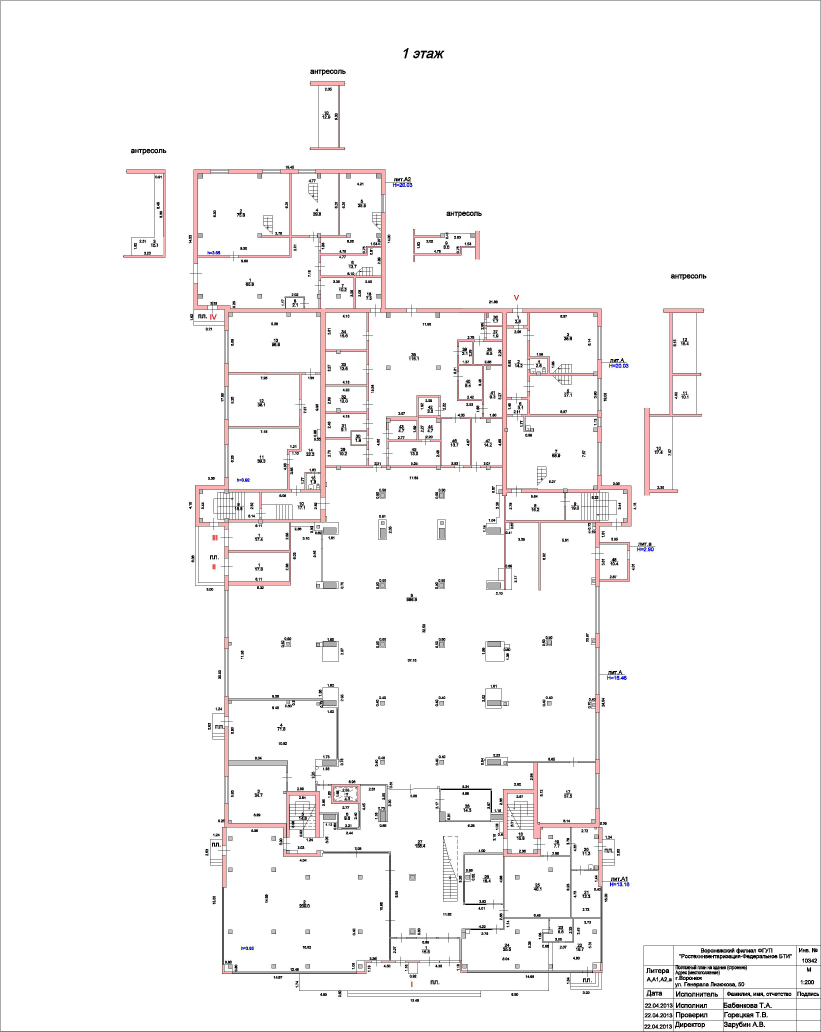
#> input picture План 1 этажа — подложка.png, 2463 x 3095 px (shown at 1/3 size)
$ python qa_coverage.py ../plan_1_floor_raster.png '../План 1 этажа — подложка.png'
#> lines starting #> are read from the running program, lines starting #| are printed output that depends on the picture; after the words box and inside, x2 and y2 are one past the last pixel; in counts of white or black regions, pixels touching at a corner belong together
# -*- coding: utf-8 -*-
"""QA: насколько векторный DXF покрывает исходный растр (по каждому слою).

Метрики по маске слоя (в пикселях исходного растра):
  recall    = доля исходных пикселей, у которых в радиусе D есть векторный пиксель
  precision = доля векторных пикселей, у которых в радиусе D есть исходный пиксель
recall ~ "ничего не потерялось".
Дополнительно сохраняет карты потерь /tmp/qa_lost_<слой>.png
"""
import sys
import cv2
import numpy as np
import ezdxf
from PIL import Image

D = 2  # допуск, px (линия толщиной 1-2 px трассуется обводкой двух кромок)

# геопривязка растра (как в raster2dxf.py)
MM_PER_PT = 25.4 / 72.0 * 200.0
X0PT, Y0PT = 41.76, 49.44          # левый верх картинки на странице, pt (сверху)
PAGE_H = 1584.0
PT_PER_PX_X, PT_PER_PX_Y = 1182.24 / 2463.0, 1485.6 / 3095.0


def to_px(pt):
    x_pt = pt[0] / MM_PER_PT                      # pt от левого края страницы
    y_pt_from_top = PAGE_H - pt[1] / MM_PER_PT    # pt от верха страницы
    return (int(round((x_pt - X0PT) / PT_PER_PX_X)),
            int(round((y_pt_from_top - Y0PT) / PT_PER_PX_Y)))


def main(dxf_path, png_path):
#> called with dxf_path = '../plan_1_floor_raster.png', png_path = '../План 1 этажа — подложка.png'
    img = np.array(Image.open(png_path).convert("RGB"))
#> img is the input picture: shape (3095, 2463, 3); mean R, G, B 248.2, 246.9, 247
    H, W = img.shape[:2]
#> H = 3095; W = 2463
    r, g, b = (img[:, :, i].astype(np.int16) for i in range(3))
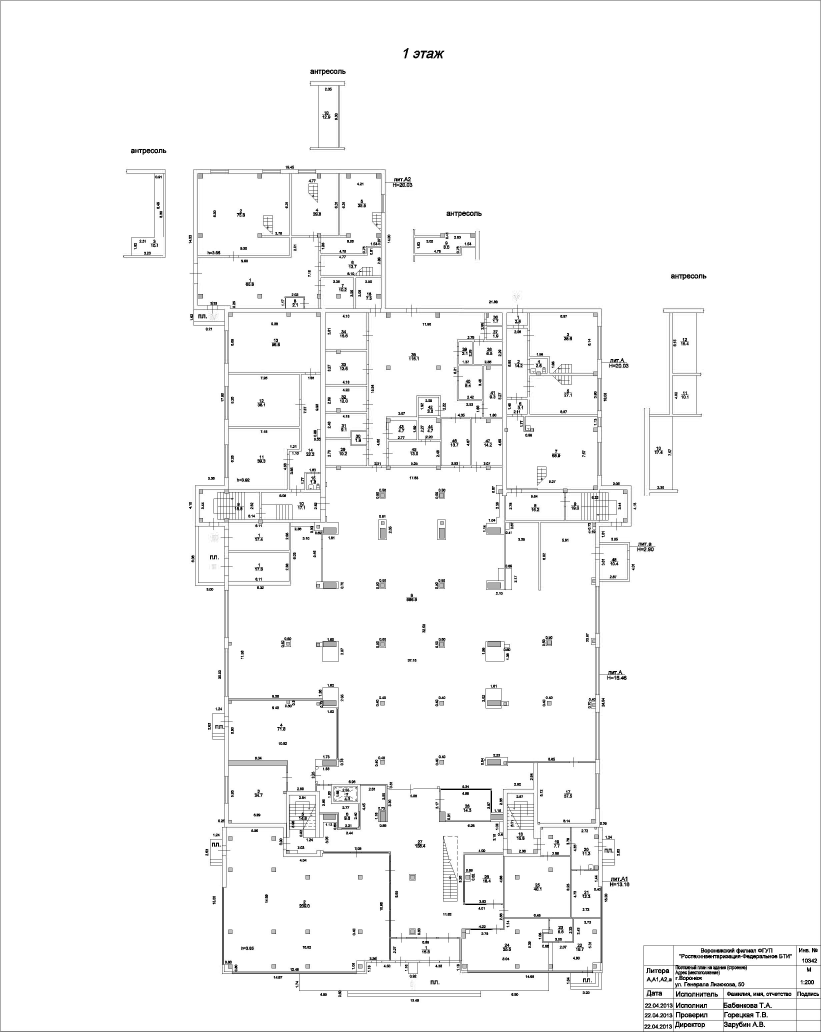
#> r: shape (3095, 2463) int16 (shown at 1/3 size); min 0, max 255, mean 248.2
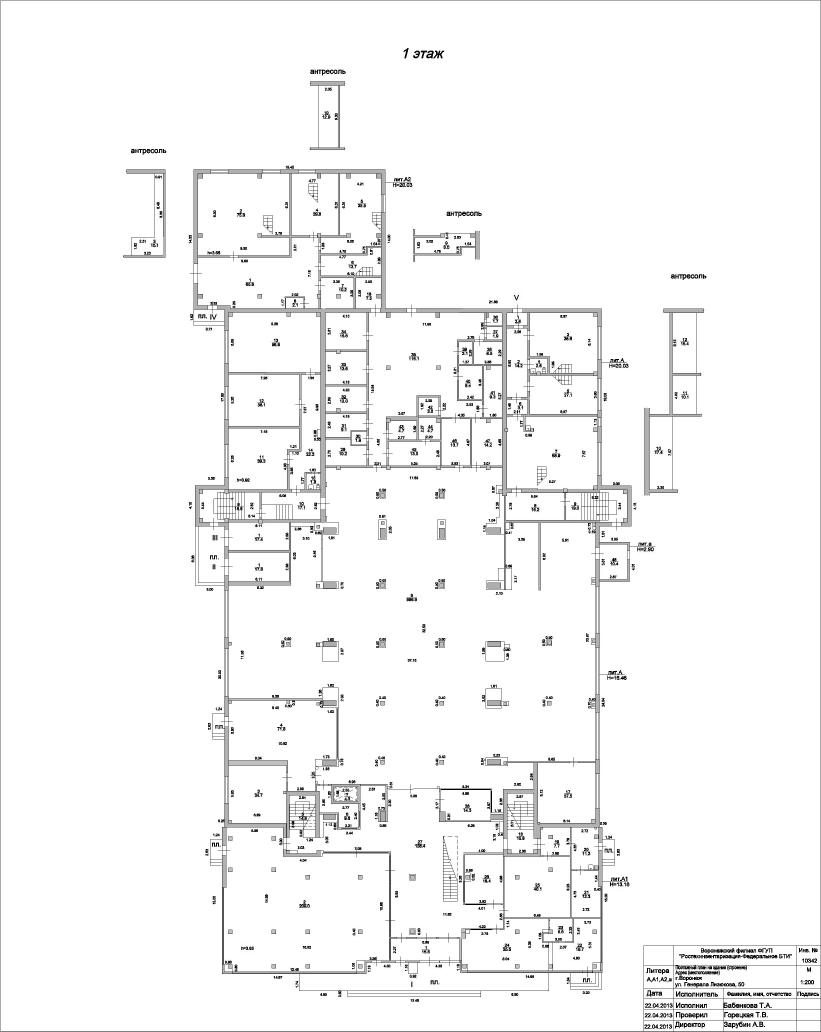
#> g: shape (3095, 2463) int16 (shown at 1/3 size); min 0, max 255, mean 246.9
    v = np.maximum(np.maximum(r, g), b)
    red = ((r > g + 25) & (r > b + 25) & (r > 90))
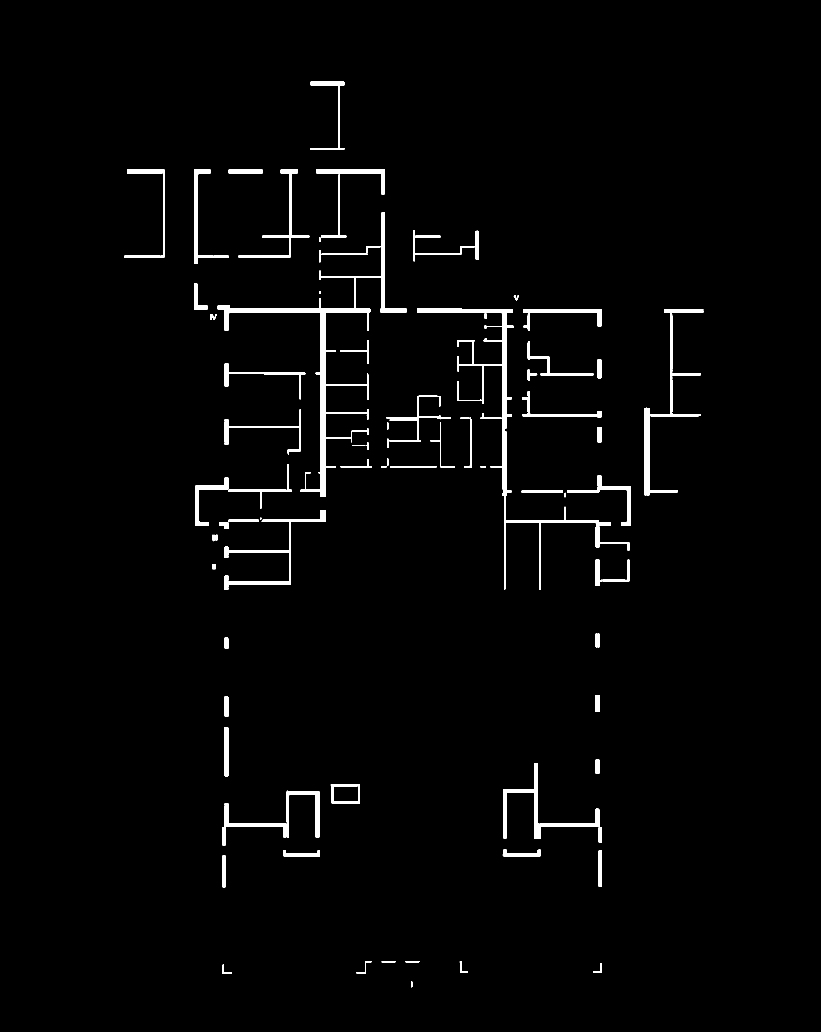
#> red: shape (3095, 2463) bool (shown at 1/3 size); 1.8% white; 157 white regions (41 under 20 px), largest, box (x1, y1, x2, y2) and area: (653, 917, 1111, 1491) 13551, (1251, 926, 1538, 1487) 10326, (1510, 2289, 1798, 2516) 7788
    blue = ((b > r + 20) & (b > g + 20) & (b > 80))
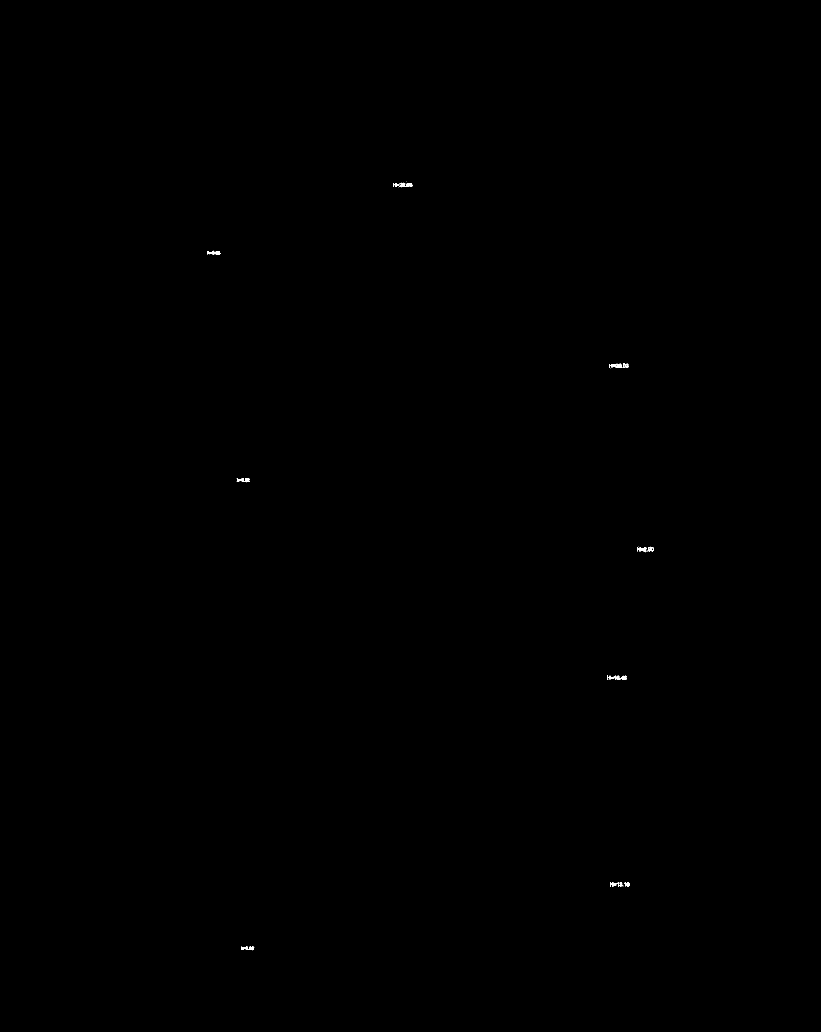
#> blue: shape (3095, 2463) bool (shown at 1/3 size); 0.03% white in thin lines or dots, all inside (x1, y1, x2, y2) = (622, 543, 1961, 2851)
    dark = ((v < 235) & ~red & ~blue)
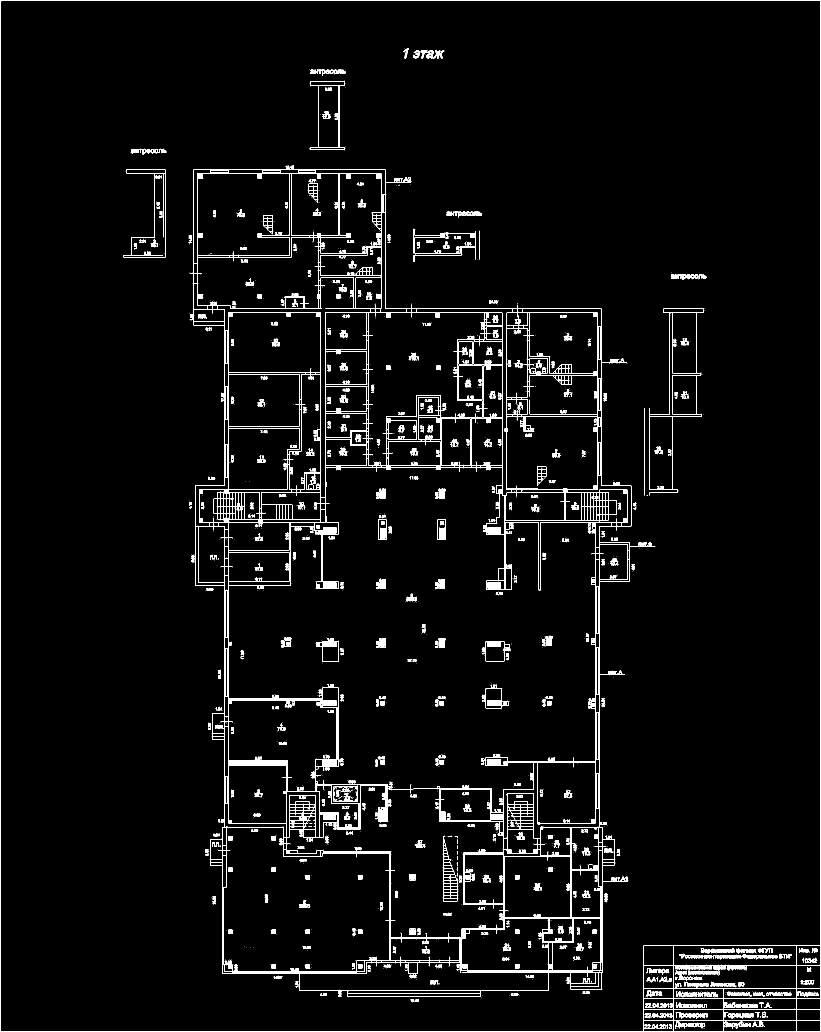
#> dark: shape (3095, 2463) bool (shown at 1/3 size); 2.9% white; 2852 white regions (1649 under 20 px), largest, box (x1, y1, x2, y2) and area: (569, 508, 1966, 2991) 102582, (1, 1, 2463, 3095) 15766, (1948, 925, 2113, 1486) 2354
    src = {"A_WALLS": red, "A_LITERALS_blue": blue, "A_DRAWING": dark}

    vec = {k: np.zeros((H, W), np.uint8) for k in src}
#> vec = 3 items
#> (the run stopped early here; a loop or call above may not have finished)

$ run again, on Превью — сверка оригинал-вектор.png
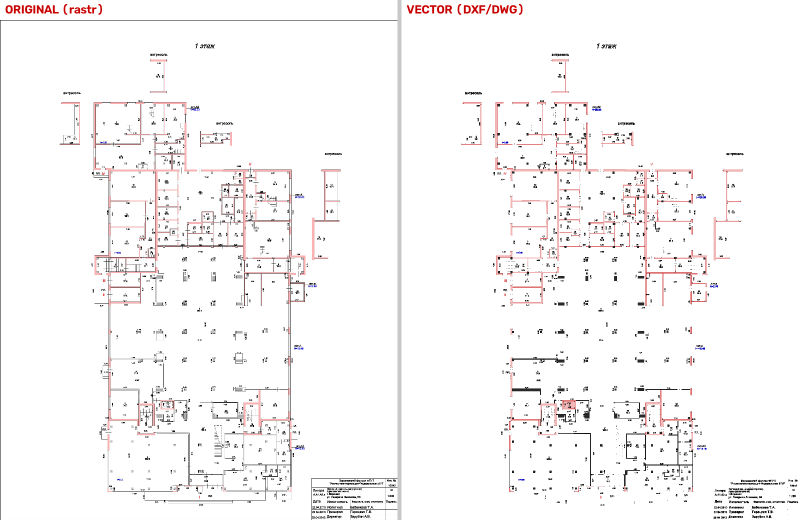
#> input picture Превью — сверка оригинал-вектор.png, 1598 x 1040 px (shown at 1/2 size)
#> in main, img is the input picture: shape (1040, 1598, 3); mean R, G, B 248.7, 246.9, 246.9
#> in main, `red = ((r > g + 25) & (r > b + 25) & (r > 90))`:
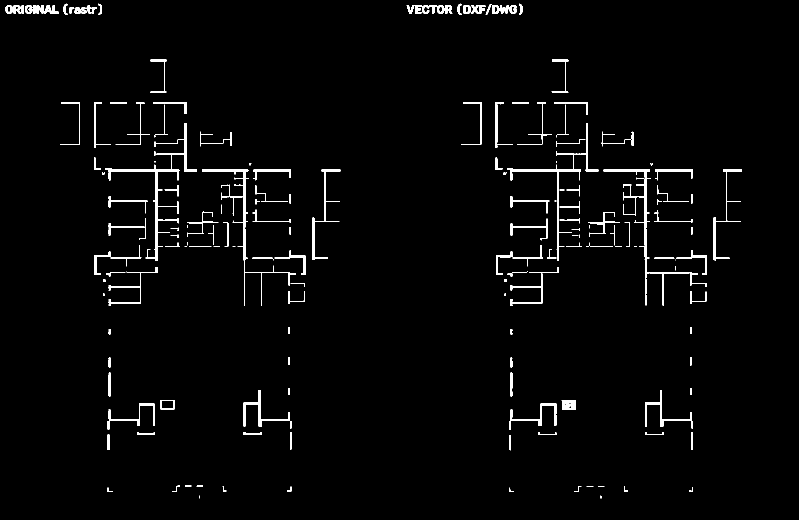
#> red: shape (1040, 1598) bool (shown at 1/2 size); 2.2% white; 188 white regions (36 under 20 px), largest, box (x1, y1, x2, y2) and area: (211, 246, 394, 522) 2686, (1207, 339, 1413, 612) 2545, (1014, 246, 1197, 522) 2132
#> blue: shape (1040, 1598) bool; 0.05% white in thin lines or dots, all inside (x1, y1, x2, y2) = (201, 217, 1436, 961)
#> in main, `dark = ((v < 235) & ~red & ~blue)`:
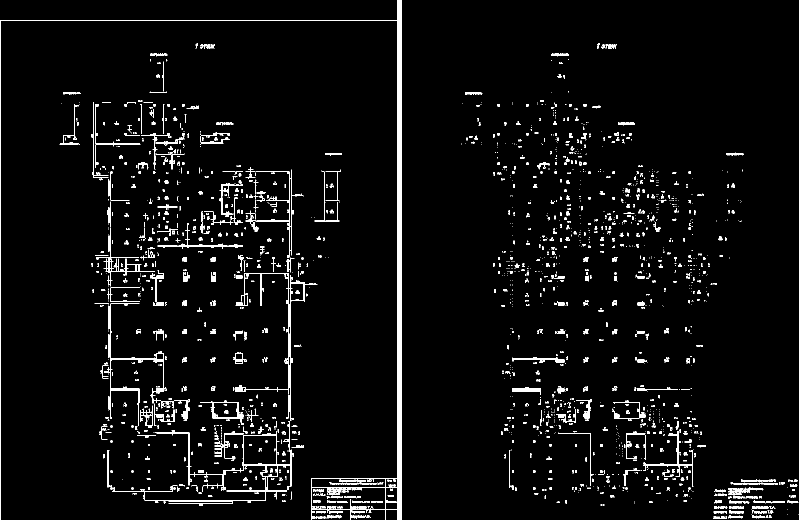
#> dark: shape (1040, 1598) bool (shown at 1/2 size); 3.6% white; 2249 white regions (1676 under 20 px), largest, box (x1, y1, x2, y2) and area: (0, 0, 803, 1040) 11536, (225, 861, 583, 1007) 2877, (469, 546, 635, 900) 1731
#> vec = 3 items
